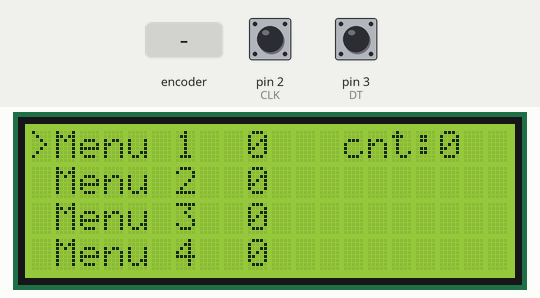
The sketch below on a simulated Arduino Uno, built with avr-gcc and run on an emulated ATmega328P. Parts: 20×4 character LCD. Inputs (shaded band) come from the test bench; at power-on: pin 2 (CLK) HIGH, pin 3 (DT) HIGH.

Above: at 6.3 s.
6.4 s: rotary encoder on pin 2 (CLK) / pin 3 (DT) turned 3 steps (first pin leading)
At 6.58 s:
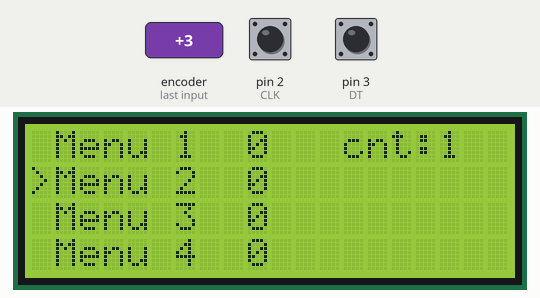
At 7.3 s:
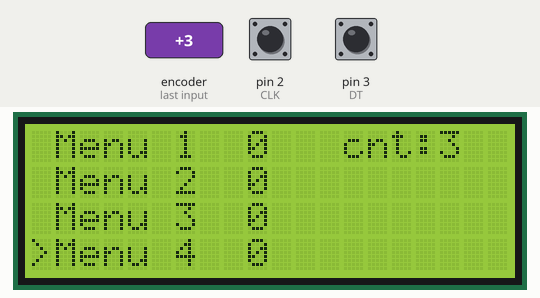
Timing chart, 0 to 9.4 s (numbered marks = the images above; inputs shaded):
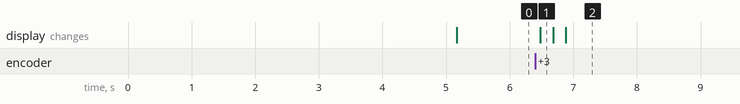

Measured:
- after the input at 6.4 s, the display: changes after 0.08 s (image 1)

The sketch:

menutest.ino
```cpp
//20x4 LCD
#include <LiquidCrystal_I2C.h> //SDA = B7[A4], SCL = B6[A5] STM32/[Arduino]
LiquidCrystal_I2C lcd(0x27, 20, 4);

int menuCounter = 0; //counts the clicks of the rotary encoder between menu items (0-3 in this case)

int menu1_Value = 0; //value within menu 1
int menu2_Value = 0; //value within menu 2
int menu3_Value = 0; //value within menu 3
int menu4_Value = 0; //value within menu 4

bool menu1_selected = false; //enable/disable to change the value of menu item
bool menu2_selected = false;
bool menu3_selected = false;
bool menu4_selected = false;
//Note: if a menu is selected ">" becomes "X".

//Defining pins
//Arduino interrupt pins: 2, 3.
const int RotaryCLK = 2; //CLK pin on the rotary encoder
const int RotaryDT = 3; //DT pin on the rotary encoder
const int PushButton = 4; //Button to enter/exit menu
#define CLK 2
#define DT 3
#define SW 12

//Statuses for the rotary encoder
int CLKNow;
int CLKPrevious;

int DTNow;
int DTPrevious;

bool refreshLCD = true; //refreshes values
bool refreshSelection = false; //refreshes selection (> / X)

void setup()
{
  pinMode(2, INPUT_PULLUP); //RotaryCLK
  pinMode(3, INPUT_PULLUP); //RotaryDT
  pinMode(4, INPUT_PULLUP); //Button
  pinMode(CLK, INPUT); //RotaryCLK
  pinMode(DT, INPUT); //RotaryDT
  pinMode(SW, INPUT_PULLUP); //Button

  //------------------------------------------------------
  lcd.init();                      // initialize the lcd
  lcd.backlight();
  //------------------------------------------------------
  lcd.setCursor(0,0); //Defining positon to write from first row, first column .
  lcd.print("Menu demo");
  lcd.setCursor(0,1); //Second row, first column
  lcd.print("Rotary encoder");
  lcd.setCursor(0,2); //Second row, first column
  lcd.print("Improved version");
  delay(5000); //wait 2 sec

  lcd.clear(); //clear the whole LCD

  printLCD(); //print the stationary parts on the screen
  //------------------------------------------------------
  //Store states of the rotary encoder
  CLKPrevious = digitalRead(CLK);
  DTPrevious = digitalRead(DT);

  attachInterrupt(digitalPinToInterrupt(CLK), rotate, CHANGE); //CLK pin is an interrupt pin
  attachInterrupt(digitalPinToInterrupt(SW), pushButton, FALLING); //PushButton pin is an interrupt pin

}

void loop()
{
  if(refreshLCD == true) //If we are allowed to update the LCD ...
  {
    updateLCD(); // ... we update the LCD ...

    //... also, if one of the menus are already selected...
    if(menu1_selected == true || menu2_selected == true || menu3_selected == true || menu4_selected == true)
    {
     // do nothing
    }
    else
    {
      updateCursorPosition(); //update the position
    }

    refreshLCD = false; //reset the variable - wait for a new trigger
  }

  if(refreshSelection == true) //if the selection is changed
  {
    updateSelection(); //update the selection on the LCD
    refreshSelection = false; // reset the variable - wait for a new trigger
  }
}

void rotate()
{
  //-----MENU1--------------------------------------------------------------
  if(menu1_selected == true)
  {
  CLKNow = digitalRead(CLK); //Read the state of the CLK pin
  // If last and current state of CLK are different, then a pulse occurred
  if (CLKNow != CLKPrevious  && CLKNow == 1)
  {
    // If the DT state is different than the CLK state then
    // the encoder is rotating in A direction, so we increase
    if (digitalRead(DT) != CLKNow)
    {
      if(menu1_Value < 100) //we do not go above 100
      {
        menu1_Value++;
      }
      else
      {
        menu1_Value = 0;
      }
    }
    else
    {
      if(menu1_Value < 1) //we do not go below 0
      {
          menu1_Value = 100;
      }
      else
      {
      // Encoder is rotating B direction so decrease
      menu1_Value--;
      }
    }
  }
  CLKPrevious = CLKNow;  // Store last CLK state
  }
  //---MENU2---------------------------------------------------------------
  else if(menu2_selected == true)
  {
    CLKNow = digitalRead(CLK); //Read the state of the CLK pin
  // If last and current state of CLK are different, then a pulse occurred
  if (CLKNow != CLKPrevious  && CLKNow == 1)
  {
    // If the DT state is different than the CLK state then
    // the encoder is rotating in A direction, so we increase
    if (digitalRead(DT) != CLKNow)
    {
      if(menu2_Value < 100) //we do not go above 100
      {
        menu2_Value++;
      }
      else
      {
        menu2_Value = 0;
      }
    }
    else
    {
      if(menu2_Value < 1) //we do not go below 0
      {
          menu2_Value = 100;
      }
      else
      {
      // Encoder is rotating in B direction, so decrease
      menu2_Value--;
      }
    }
  }
  CLKPrevious = CLKNow;  // Store last CLK state
  }
  //---MENU3---------------------------------------------------------------
  else if(menu3_selected == true)
  {
    CLKNow = digitalRead(CLK); //Read the state of the CLK pin
  // If last and current state of CLK are different, then a pulse occurred
  if (CLKNow != CLKPrevious  && CLKNow == 1)
  {
    // If the DT state is different than the CLK state then
    // the encoder is rotating in A direction, so we increase
    if (digitalRead(DT) != CLKNow)
    {
      if(menu3_Value < 100) //we do not go above 100
      {
        menu3_Value++;
      }
      else
      {
        menu3_Value = 0;
      }
    }
    else
    {
      if(menu3_Value < 1) //we do not go below 0
      {
          menu3_Value = 100;
      }
      else
      {
      // Encoder is rotating B direction so decrease
      menu3_Value--;
      }
    }
  }
  CLKPrevious = CLKNow;  // Store last CLK state
  }
  //---MENU4----------------------------------------------------------------
  else if(menu4_selected == true)
  {
    CLKNow = digitalRead(CLK); //Read the state of the CLK pin
  // If last and current state of CLK are different, then a pulse occurred
  if (CLKNow != CLKPrevious  && CLKNow == 1)
  {
    // If the DT state is different than the CLK state then
    // the encoder is rotating in A direction, so we increase
    if (digitalRead(DT) != CLKNow)
    {
      if(menu4_Value < 100) //we do not go above 100
      {
        menu4_Value++;
      }
      else
      {
        menu4_Value = 0;
      }
    }
    else
    {
      if(menu4_Value < 1) //we do not go below 0
      {
          menu4_Value = 100;
      }
      else
      {
      // Encoder is rotating in B direction, so decrease
      menu4_Value--;
      }
    }
  }
  CLKPrevious = CLKNow;  // Store last CLK state
  }
  else //MENU COUNTER----------------------------------------------------------------------------
  {
  CLKNow = digitalRead(CLK); //Read the state of the CLK pin
  // If last and current state of CLK are different, then a pulse occurred
  if (CLKNow != CLKPrevious  && CLKNow == 1)
  {
    // If the DT state is different than the CLK state then
    // the encoder is rotating in A direction, so we increase
    if (digitalRead(DT) != CLKNow)
    {
      if(menuCounter < 3) //we do not go above 3
      {
        menuCounter++;
      }
      else
      {
        menuCounter = 0;
      }
    }
    else
    {
      if(menuCounter < 1) //we do not go below 0
      {
          menuCounter = 3;
      }
      else
      {
      // Encoder is rotating CW so decrease
      menuCounter--;
      }
    }
  }
  CLKPrevious = CLKNow;  // Store last CLK state
  }

  //Refresh LCD after changing the counter's value
  refreshLCD = true;
}

void pushButton()
{
  switch(menuCounter)
  {
    case 0:
     menu1_selected = !menu1_selected;  //we change the status of the variable to the opposite
    break;

    case 1:
    menu2_selected = !menu2_selected;
    break;

    case 2:
    menu3_selected = !menu3_selected;
    break;

    case 3:
    menu4_selected = !menu4_selected;
    break;
  }

  refreshLCD = true; //Refresh LCD after changing the value of the menu
  refreshSelection = true; //refresh the selection ("X")
}

void printLCD()
{
  //These are the values which are not changing the operation

  lcd.setCursor(1,0); //1st line, 2nd block
  lcd.print("Menu 1"); //text
  //----------------------
  lcd.setCursor(1,1); //2nd line, 2nd block
  lcd.print("Menu 2"); //text
  //----------------------
  lcd.setCursor(1,2); //3rd line, 2nd block
  lcd.print("Menu 3"); //text
  //----------------------
  lcd.setCursor(1,3); //4th line, 2nd block
  lcd.print("Menu 4"); //text
  //----------------------
  lcd.setCursor(13,0); //1st line, 14th block
  lcd.print("cnt: "); //counts - text
}

void updateLCD()
{
  lcd.setCursor(17,0); //1st line, 18th block
  lcd.print(menuCounter); //counter (0 to 3)

  lcd.setCursor(9,0); //1st line, 10th block
  lcd.print("   "); //erase the content by printing space over it
  lcd.setCursor(9,0); //1st line, 10th block
  lcd.print(menu1_Value); //print the value of menu1_Value variable

  lcd.setCursor(9,1);
  lcd.print("   ");
  lcd.setCursor(9,1);
  lcd.print(menu2_Value); //

  lcd.setCursor(9,2);
  lcd.print("   ");
  lcd.setCursor(9,2);
  lcd.print(menu3_Value); //

  lcd.setCursor(9,3);
  lcd.print("   ");
  lcd.setCursor(9,3);
  lcd.print(menu4_Value); //
}

void updateCursorPosition()
{
  //Clear display's ">" parts
  lcd.setCursor(0,0); //1st line, 1st block
  lcd.print(" "); //erase by printing a space
  lcd.setCursor(0,1);
  lcd.print(" ");
  lcd.setCursor(0,2);
  lcd.print(" ");
  lcd.setCursor(0,3);
  lcd.print(" ");

  //Place cursor to the new position
  switch(menuCounter) //this checks the value of the counter (0, 1, 2 or 3)
  {
    case 0:
    lcd.setCursor(0,0); //1st line, 1st block
    lcd.print(">");
    break;
    //-------------------------------
    case 1:
    lcd.setCursor(0,1); //2nd line, 1st block
    lcd.print(">");
    break;
    //-------------------------------
    case 2:
    lcd.setCursor(0,2); //3rd line, 1st block
    lcd.print(">");
    break;
    //-------------------------------
    case 3:
    lcd.setCursor(0,3); //4th line, 1st block
    lcd.print(">");
    break;
  }
}

void updateSelection()
{
  //When a menu is selected ">" becomes "X"

  if(menu1_selected == true)
  {
    lcd.setCursor(0,0); //1st line, 1st block
    lcd.print("X");
  }
  //-------------------
  if(menu2_selected == true)
  {
    lcd.setCursor(0,1); //2nd line, 1st block
    lcd.print("X");
  }
  //-------------------
  if(menu3_selected == true)
  {
    lcd.setCursor(0,2); //3rd line, 1st block
    lcd.print("X");
  }
  //-------------------
  if(menu4_selected == true)
  {
    lcd.setCursor(0,3); //4th line, 1st block
    lcd.print("X");
  }
}
```
